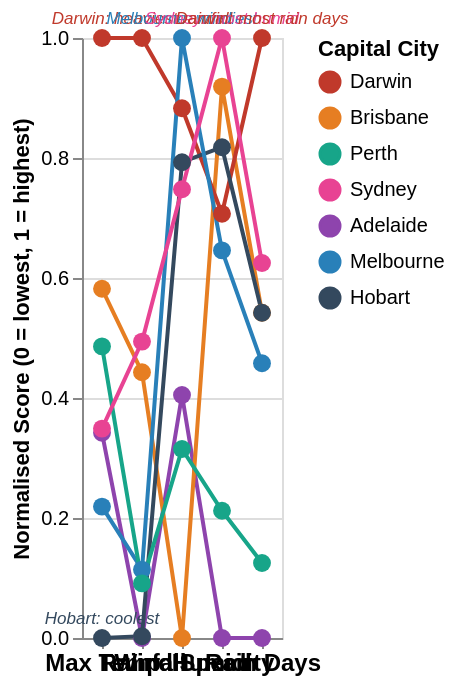

Express this chart as Vega-Lite.
### Vega-Lite specification from a JSON file in a GitHub repository (floating-point values rounded to 4 significant figures)
{"$schema": "https://vega.github.io/schema/vega-lite/v5.json", "width": "container", "height": "container", "resolve": {"legend": {"color": "independent"}}, "data": {"values": [{"city": "Adelaide", "metric": "Max Temp", "norm": 0.342, "raw": "22.9°C"}, {"city": "Adelaide", "metric": "Rainfall", "norm": 0.0, "raw": "1.6 mm/day"}, {"city": "Adelaide", "metric": "Wind Speed", "norm": 0.405, "raw": "15.5 km/h"}, {"city": "Adelaide", "metric": "Humidity", "norm": 0.0, "raw": "44.8%"}, {"city": "Adelaide", "metric": "Rain Days", "norm": 0.0, "raw": "15%"}, {"city": "Brisbane", "metric": "Max Temp", "norm": 0.582, "raw": "26.4°C"}, {"city": "Brisbane", "metric": "Rainfall", "norm": 0.443, "raw": "3.1 mm/day"}, {"city": "Brisbane", "metric": "Wind Speed", "norm": 0.0, "raw": "11.0 km/h"}, {"city": "Brisbane", "metric": "Humidity", "norm": 0.919, "raw": "53.9%"}, {"city": "Brisbane", "metric": "Rain Days", "norm": 0.542, "raw": "28%"}, {"city": "Darwin", "metric": "Max Temp", "norm": 1.0, "raw": "32.5°C"}, {"city": "Darwin", "metric": "Rainfall", "norm": 1.0, "raw": "5.1 mm/day"}, {"city": "Darwin", "metric": "Wind Speed", "norm": 0.883, "raw": "20.8 km/h"}, {"city": "Darwin", "metric": "Humidity", "norm": 0.707, "raw": "51.8%"}, {"city": "Darwin", "metric": "Rain Days", "norm": 1.0, "raw": "39%"}, {"city": "Hobart", "metric": "Max Temp", "norm": 0.0, "raw": "17.9°C"}, {"city": "Hobart", "metric": "Rainfall", "norm": 0.003, "raw": "1.6 mm/day"}, {"city": "Hobart", "metric": "Wind Speed", "norm": 0.793, "raw": "19.8 km/h"}, {"city": "Hobart", "metric": "Humidity", "norm": 0.818, "raw": "52.9%"}, {"city": "Hobart", "metric": "Rain Days", "norm": 0.542, "raw": "28%"}, {"city": "Melbourne", "metric": "Max Temp", "norm": 0.219, "raw": "21.1°C"}, {"city": "Melbourne", "metric": "Rainfall", "norm": 0.114, "raw": "2.0 mm/day"}, {"city": "Melbourne", "metric": "Wind Speed", "norm": 1.0, "raw": "22.1 km/h"}, {"city": "Melbourne", "metric": "Humidity", "norm": 0.646, "raw": "51.2%"}, {"city": "Melbourne", "metric": "Rain Days", "norm": 0.458, "raw": "26%"}, {"city": "Perth", "metric": "Max Temp", "norm": 0.486, "raw": "25.0°C"}, {"city": "Perth", "metric": "Rainfall", "norm": 0.091, "raw": "1.9 mm/day"}, {"city": "Perth", "metric": "Wind Speed", "norm": 0.315, "raw": "14.5 km/h"}, {"city": "Perth", "metric": "Humidity", "norm": 0.212, "raw": "46.9%"}, {"city": "Perth", "metric": "Rain Days", "norm": 0.125, "raw": "18%"}, {"city": "Sydney", "metric": "Max Temp", "norm": 0.349, "raw": "23.0°C"}, {"city": "Sydney", "metric": "Rainfall", "norm": 0.494, "raw": "3.3 mm/day"}, {"city": "Sydney", "metric": "Wind Speed", "norm": 0.748, "raw": "19.3 km/h"}, {"city": "Sydney", "metric": "Humidity", "norm": 1.0, "raw": "54.7%"}, {"city": "Sydney", "metric": "Rain Days", "norm": 0.625, "raw": "30%"}]}, "layer": [{"params": [{"name": "cityHighlight", "select": {"type": "point", "fields": ["city"], "on": "click"}, "bind": "legend"}], "mark": {"type": "line", "point": {"filled": true, "size": 80}}, "encoding": {"x": {"field": "metric", "type": "nominal", "sort": ["Max Temp", "Rainfall", "Wind Speed", "Humidity", "Rain Days"], "axis": {"labelAngle": 0, "labelFontSize": 12, "labelFontWeight": "bold"}, "title": null}, "y": {"field": "norm", "type": "quantitative", "scale": {"domain": [0, 1]}, "axis": {"title": "Normalised Score (0 = lowest, 1 = highest)", "tickCount": 5, "grid": true}}, "color": {"field": "city", "type": "nominal", "title": "Capital City", "scale": {"domain": ["Darwin", "Brisbane", "Perth", "Sydney", "Adelaide", "Melbourne", "Hobart"], "range": ["#c0392b", "#e67e22", "#17a589", "#e84393", "#8e44ad", "#2980b9", "#34495e"]}}, "detail": {"field": "city", "type": "nominal"}, "opacity": {"condition": {"param": "cityHighlight", "value": 1}, "value": 0.08}, "tooltip": [{"field": "city", "type": "nominal", "title": "Capital City"}, {"field": "metric", "type": "nominal", "title": "Metric"}, {"field": "raw", "type": "nominal", "title": "Value"}]}}, {"data": {"values": [{"metric": "Rainfall", "norm": 1.0, "note": "Darwin: heaviest rainfall", "col": "#c0392b"}, {"metric": "Wind Speed", "norm": 1.0, "note": "Melbourne: windiest", "col": "#2980b9"}, {"metric": "Humidity", "norm": 1.0, "note": "Sydney: most humid", "col": "#e84393"}, {"metric": "Rain Days", "norm": 1.0, "note": "Darwin: most rain days", "col": "#c0392b"}]}, "mark": {"type": "text", "align": "center", "fontSize": 8.5, "fontStyle": "italic", "dy": -10}, "encoding": {"x": {"field": "metric", "type": "nominal", "sort": ["Max Temp", "Rainfall", "Wind Speed", "Humidity", "Rain Days"]}, "y": {"field": "norm", "type": "quantitative"}, "text": {"field": "note", "type": "nominal"}, "color": {"field": "col", "type": "nominal", "scale": null, "legend": null}}}, {"data": {"values": [{"metric": "Max Temp", "norm": 0.0, "note": "Hobart: coolest", "col": "#34495e"}]}, "mark": {"type": "text", "align": "center", "fontSize": 8.5, "fontStyle": "italic", "dy": -10}, "encoding": {"x": {"field": "metric", "type": "nominal", "sort": ["Max Temp", "Rainfall", "Wind Speed", "Humidity", "Rain Days"]}, "y": {"field": "norm", "type": "quantitative"}, "text": {"field": "note", "type": "nominal"}, "color": {"field": "col", "type": "nominal", "scale": null, "legend": null}}}]}
